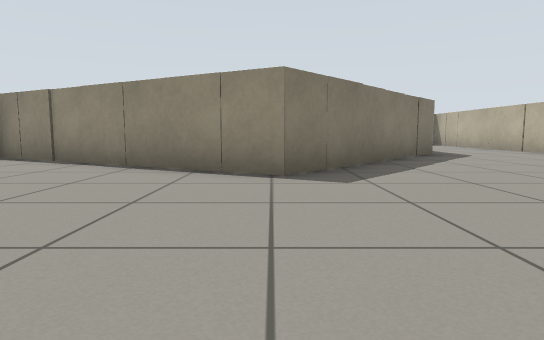
View 1 (above)

21 first-person views from a walk through a Gazebo world. The camera is 0.5 m above the floor, tilts 6° down and sees 75° across. The floor is counted in squares, 1 m on a side. Each view is taken from the middle of a square. On the plan, view 1 faces up. The plan holds only what a view shows up to about 9 squares ahead; the rest is blank. The robots in the file are not drawn. Surface patterns are stand-ins for the level's own textures.

View 2
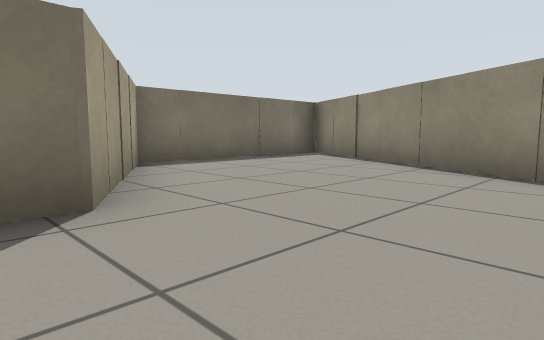

View 3
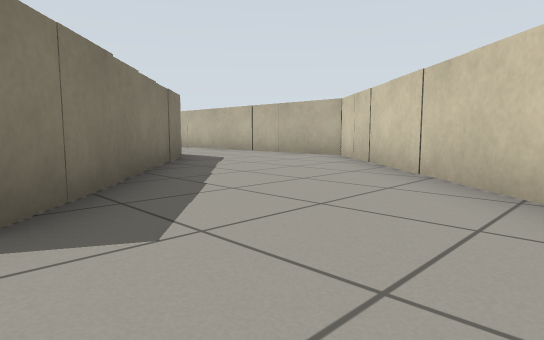

View 4
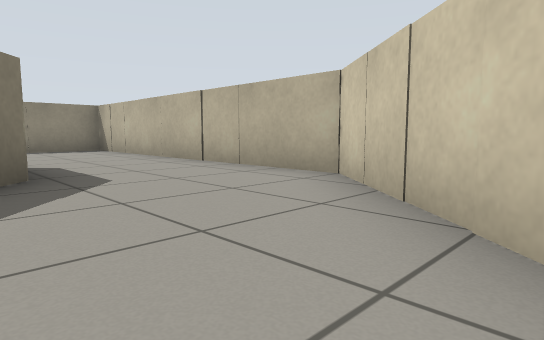

View 5
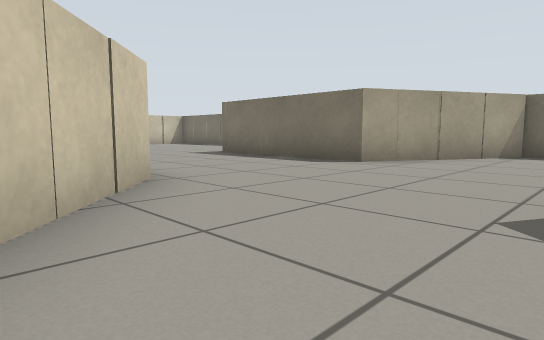

View 6
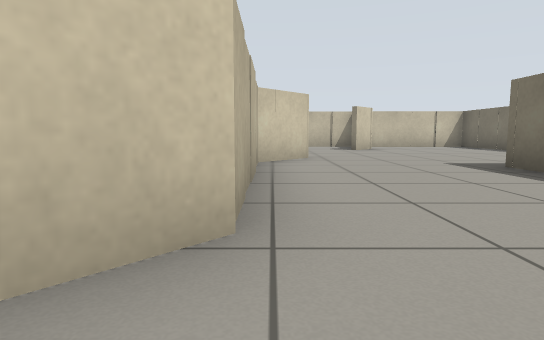

View 7
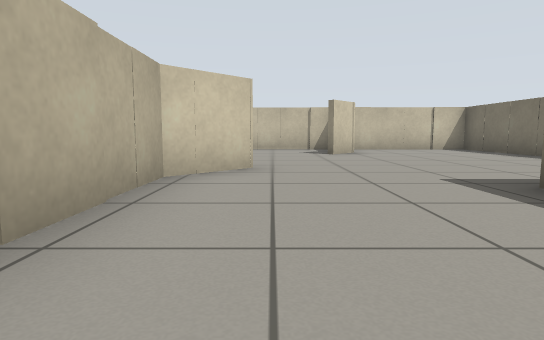

View 8
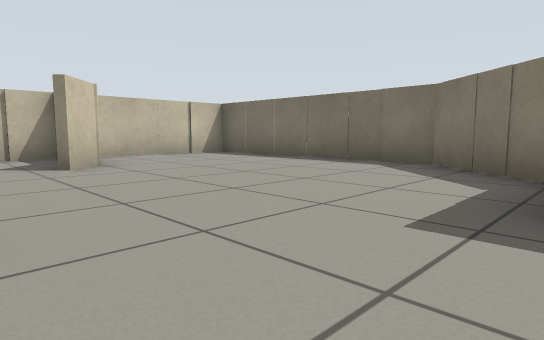

View 9
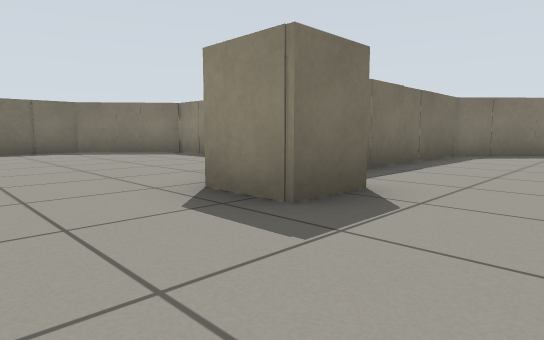

View 10
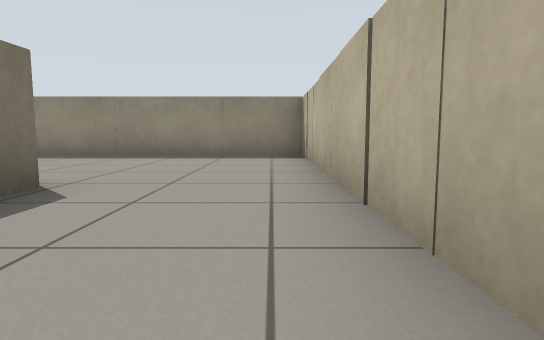

View 11
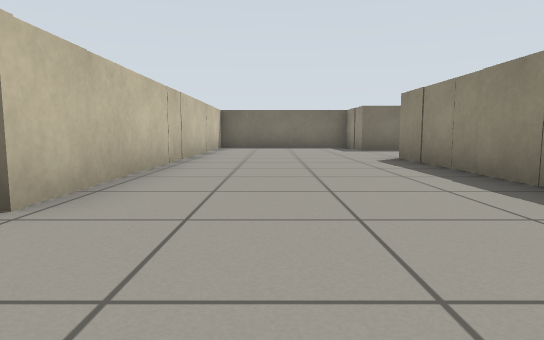

View 12
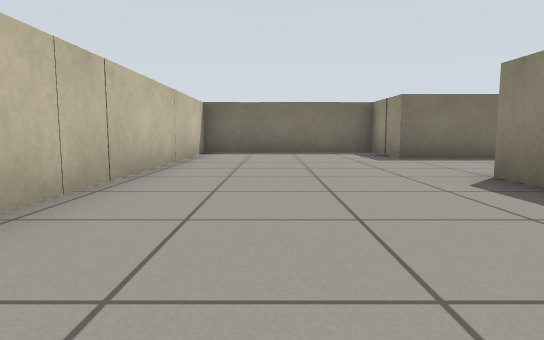

View 13
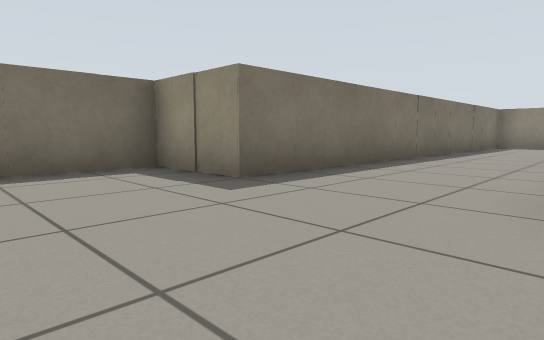

View 14
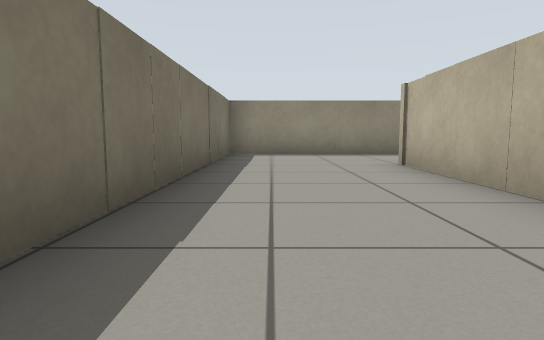

View 15
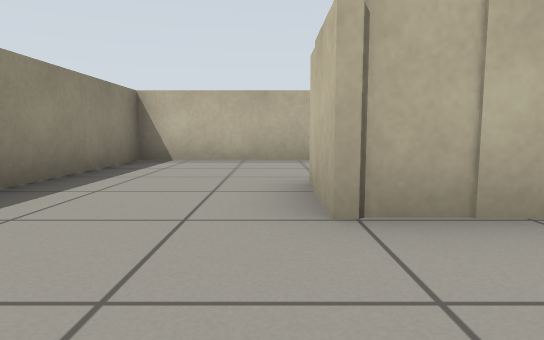

View 16
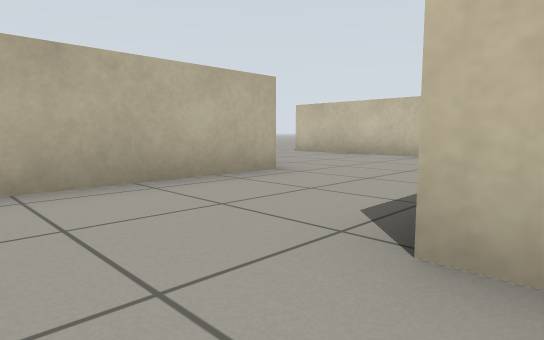

View 17
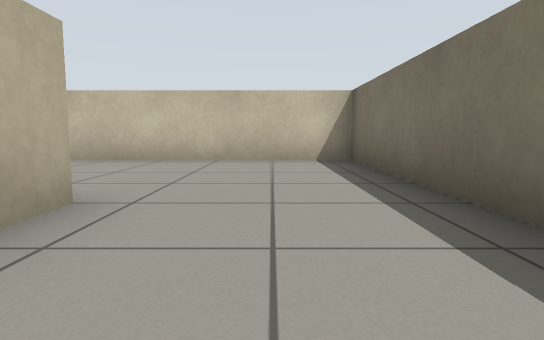

View 18
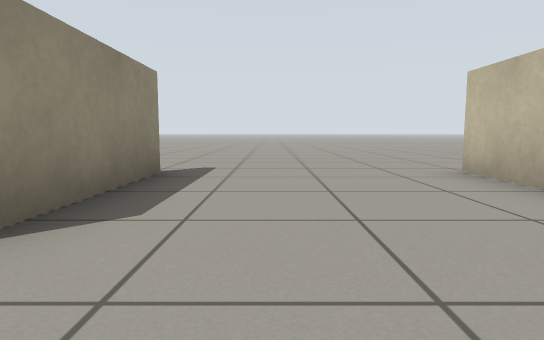

View 19
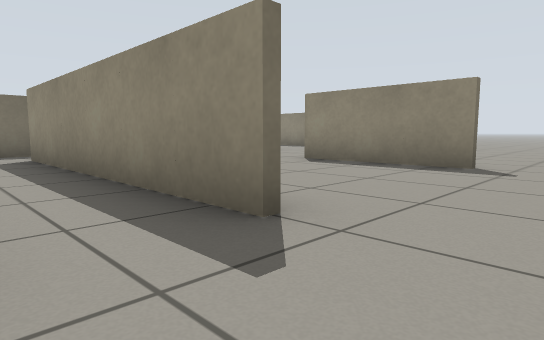

View 20
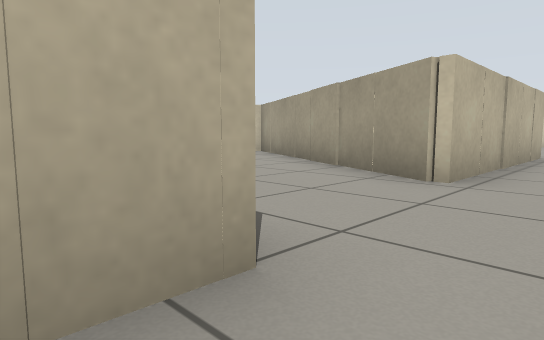

View 21
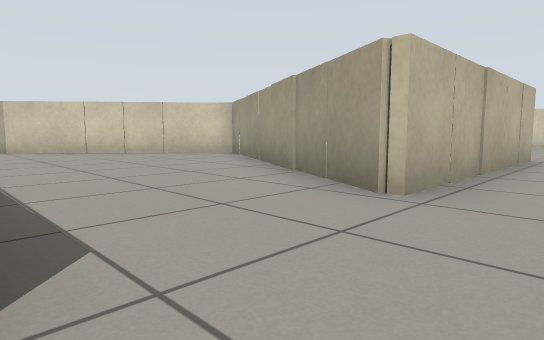

### Floor plan
Points are (right, up) in squares from view 1. A wall is a line through its corners. A room is listed if a view was taken in it or the views show most of it. See-through windows are left out.
Room 1 (views 1, 2, 7, 8)
walls: (-3, -3.2) (-4.1, -3.2) (-5.7, -5.1) (-5.8, -10.2); (0.3, -5.1) (1.2, -4) (1.2, 0.3) (1.8, 1); (-2.1, -9) (-1.4, -8.2); (-5.9, -6) (-5.9, -6.7); (-2.4, 0.8) (-2.4, -3.2); (-5.4, -10.7) (-1, -10.7)
ways out: opening at (0, 0.7) to room 2; opening at (-0.8, -6.5) to room 3
Room 2 (views 3, 4, 5, 6, 10)
walls: (1.8, 1) (6.7, 6.5) (6.7, 11.5); (3.9, 8.4) (0.1, 4.1) (-5.7, 7.3) (-5.7, 2.6) (-2.4, 0.8); (3.8, 10.3) (3.8, 9.8)
ways out: opening at (0, 0.7) to room 1; opening at (5.5, 10.5) to room 4
Room 3 (view 9)
walls: (2.3, -5) (2.3, -6.1) (1.3, -6.1); (2.8, 1.8) (1.4, 0.2) (1.4, -3.5)
ways out: opening at (-0.8, -6.5) to room 1
Room 4 (views 11, 12, 13, 14, 15, 16, 17, 18, 19)
walls: (-1, 19.5) (-1, 22.6) (0.6, 22.6); (0.6, 21.3) (0.6, 16.6) (6.5, 16.6); (6.6, 20.4) (3.4, 20.4) (3.4, 25.4) (-4, 25.4) (-4, 14.5) (-5.9, 14.5) (-5.9, 10.3) (3.8, 10.3); (6.7, 11.5) (6.7, 14.5) (-1, 14.5)
ways out: opening at (5.5, 10.5) to room 2; opening at (7.5, 20)
Room 5 (views 20, 21)
walls: (-5.8, 7.4) (0, 4.3) (3.7, 8.5); (-6.1, 10.1) (-6.1, 11)
ways out: opening at (-7, 7)

Where each view was taken, in squares from view 1:
view 1: 0 up, 0 right, facing up
view 2: 0 up, 0 right, facing up-left
view 3: 2 up, 0 right, facing up-right
view 4: 4 up, 3 right, facing up-right
view 5: 4 up, 3 right, facing down-left
view 6: 2 up, 1 right, facing down
view 7: 0 up, 0 right, facing down
view 8: 3 down, 0 right, facing down-left
view 9: 8 down, 4 right, facing up-left
view 10: 7 up, 6 right, facing up
view 11: 12 up, 6 right, facing left
view 12: 12 up, 3 right, facing left
view 13: 12 up, 1 left, facing up-left
view 14: 17 up, 3 left, facing up
view 15: 23 up, 3 left, facing right
view 16: 24 up, 0 right, facing down-right
view 17: 23 up, 2 right, facing down
view 18: 19 up, 2 right, facing right
view 19: 15 up, 8 right, facing up-left
view 20: 11 up, 7 left, facing down-right
view 21: 10 up, 7 left, facing down-right
